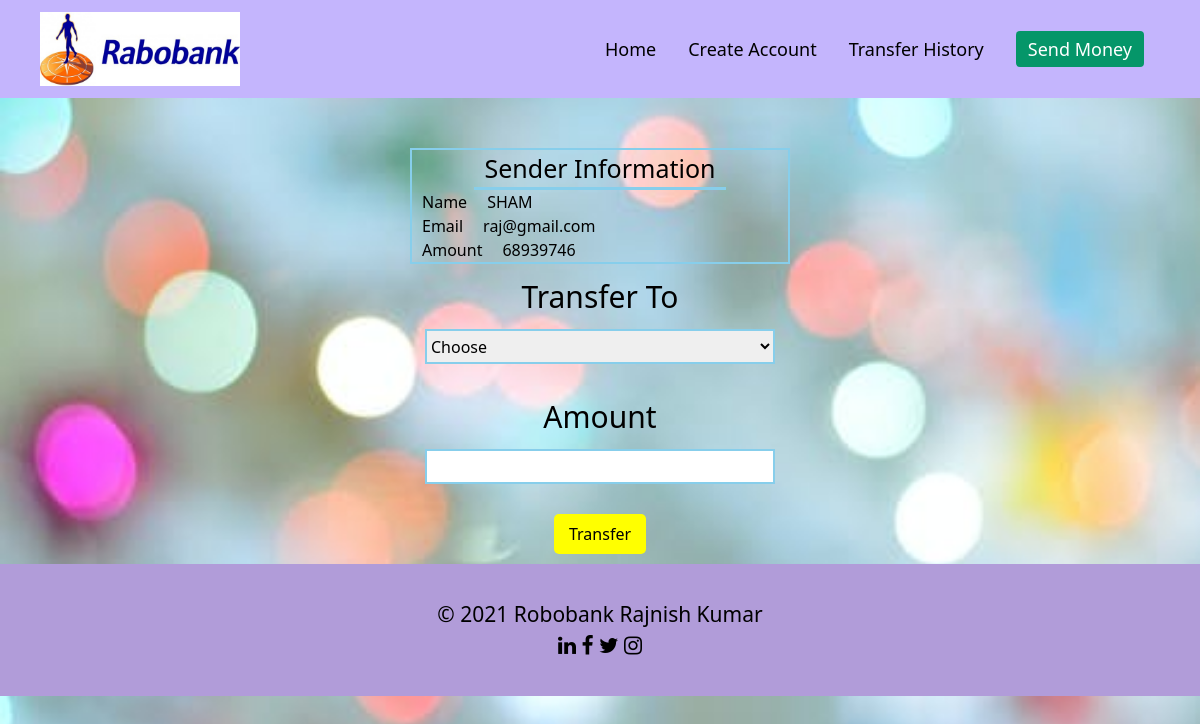
Screenshot of /transaction.php?id=29 with the database file from the repository.
### tables this page shows
CREATE TABLE `users` (
  `id` int(11) NOT NULL,
  `name` varchar(255) NOT NULL,
  `email` varchar(255) NOT NULL,
  `amount` int(11) NOT NULL
);

### transaction.php (the view, shortened to what this page needs)
<!DOCTYPE html>
<html lang="en">
<head>
    <link rel="stylesheet" href="./css/style.css">
</head>
<body>
    <?php include "navbar.php" ?>
    <form action="" method="post">
        <div class="sender-info">
            <?php
            include 'connection.php';
            $senderId = $_GET['id'];
            $selectSenderQuery = "SELECT * FROM  users where id=$senderId";
            $result = mysqli_query($conn, $selectSenderQuery);
            $rows = mysqli_fetch_assoc($result);
            ?>
            <div class="user-info">
                <h1 class="heading-user">Sender Information</h1>
                <div class="info">
                    <div>
                        <p>Name</p>
                    </div>
                    <div>
                        <p><?php echo $rows['name'] ?></p>
                    </div>
                </div>
                <div class="info">
                    <div>
                        <p>Email</p>
                    </div>
                    <div>
                        <p><?php echo $rows['email'] ?></p>
                    </div>
                </div>
                <div class="info">
                    <div>
                        <p>Amount</p>
                    </div>
                    <div>
                        <p><?php echo $rows['amount'] ?></p>
                    </div>
                </div>
            </div>
        </div>
        <div class="receiver-info">
            <div class="receiver">
                <h1 class="trans-heading">Transfer To</h1>
                <div class="selectInput-section">
                    <select name="to" class="select-sender" required>
                        <option value="" disabled selected>Choose</option>
                    </select>
                </div>
            </div>
            <div class="amount">
                <h1 class="trans-heading">Amount</h1>
                <div class="amountInput-section">
                    <input type="number" name="amount" id="" required>
                </div>
            </div>
            <div class="submit">
                <input class="submit-btn" type="submit" value="Transfer" name="submit">
            </div>
        </div>
    </form>
    <?php include "footer.php" ?>
</body>
</html>

### css/style.css (style rules this page uses)
* { margin: 0; padding: 0; }
body { overflow-x: hidden; background-size: cover; background-color:lightpurple; color: greylight; background-image: url("../img/bg.png"); }
input { outline: none; }
input[type="submit"] { background-color: yellow; padding: 8px 15px; border-radius: 5px; color: black; }
.sender-info { display: flex; justify-content: center; align-items: center; margin-top: 50px; }
.heading-user { font-size: 25px; padding: 0px 10px;border-bottom: 3px solid skyblue; }
.user-info { display: flex; justify-content: center; align-items: center; flex-direction: column; border: 2px solid skyblue; max-width: 500px; min-width:380px; }
.info { width: 100%; display: flex; flex-direction: row; }
.info div { margin: 0px 10px; }
.receiver-info { display: flex; flex-wrap: wrap; align-items: center; justify-content: center; flex-direction: column; }
.receiver-info div { margin: 10px 0; }
.trans-heading { font-size: 30px; text-align: center; }
.receiver { width: 100%; display: flex; flex-wrap: wrap; align-items: center; justify-content: center; flex-direction: column; }
.receiver select { border: 2px solid skyblue; width: 350px; height: 35px; }
.amount { width: 100%; display: flex; flex-wrap: wrap; align-items: center; justify-content: center; flex-direction: column; }
.amount input { border: 2px solid skyblue; width: 350px; height: 35px; }
.submit-btn { cursor: pointer; }

### rows the page displays
users: name "SHAM", email "raj@gmail.com", amount "68939746"
